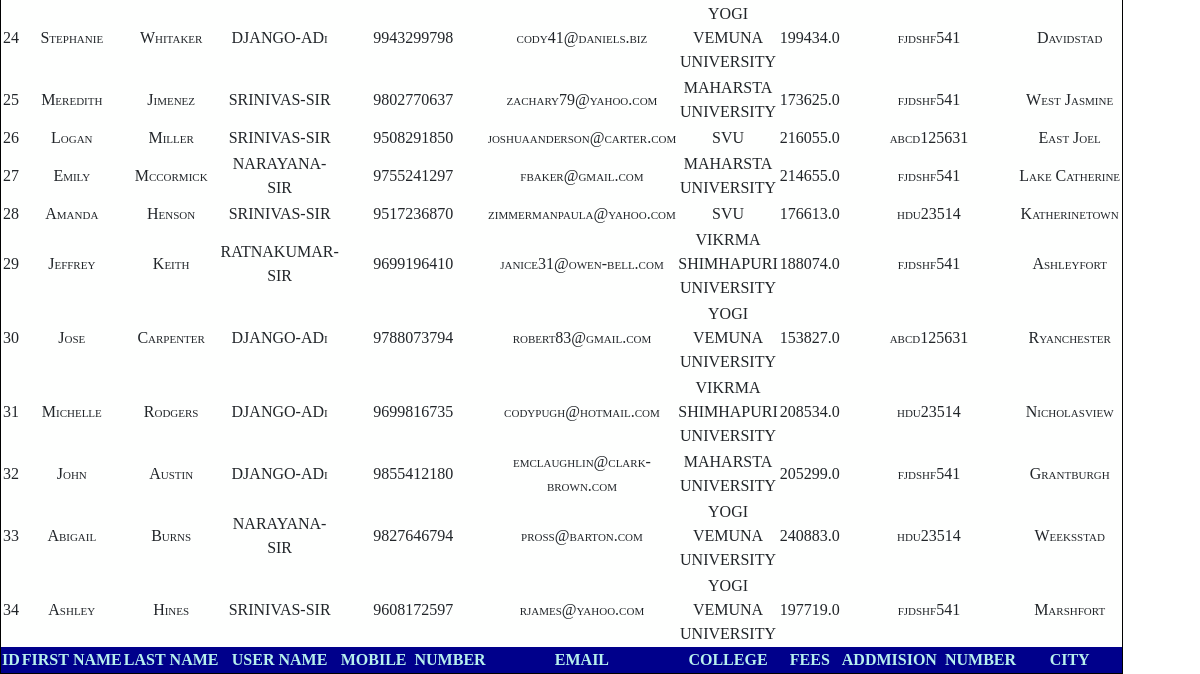
The app's page /all-colleges-display (lower part), older data.
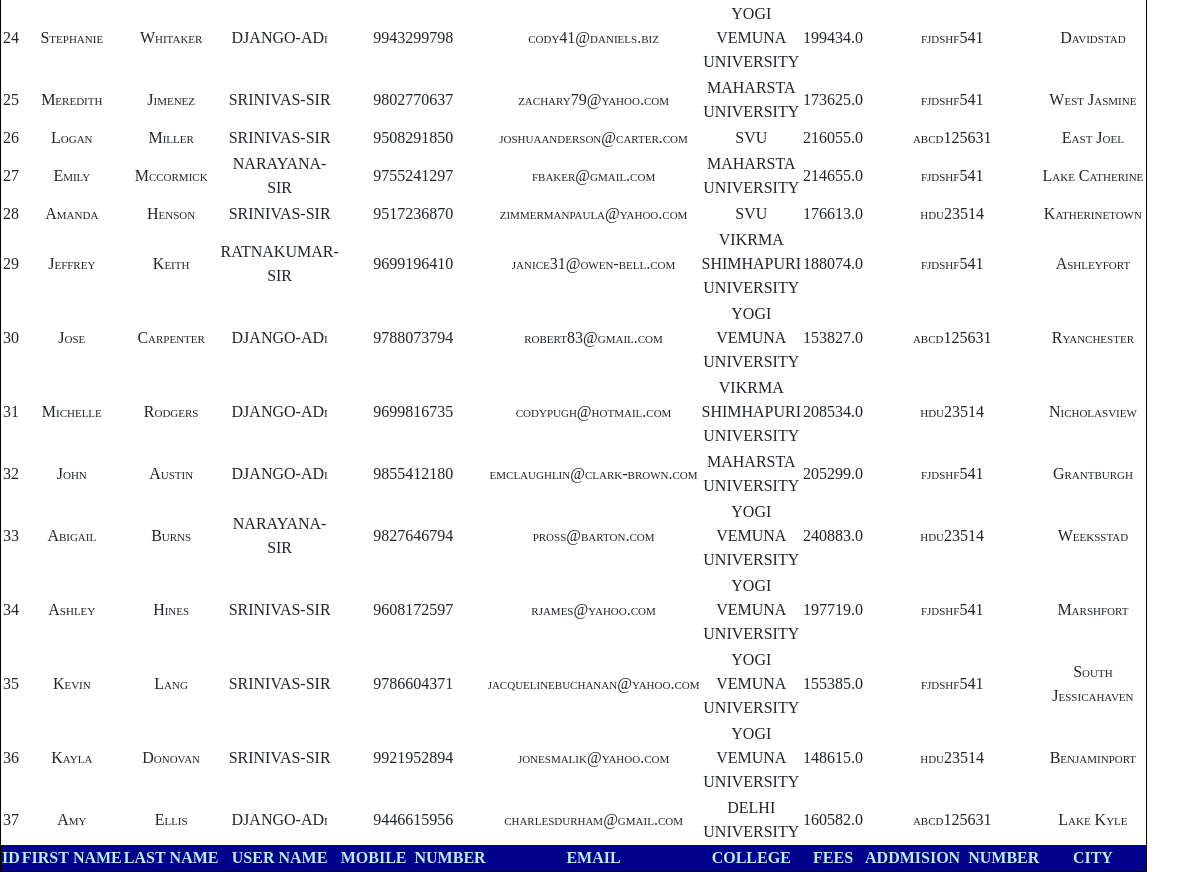
The same page, newer data.
### college/models.py (models this page shows)
class CollegeDate(models.Model):
    first_name = models.CharField(max_length=120)
    last_name = models.CharField(max_length=120)
    username = models.CharField(max_length=120)
    mobile = models.BigIntegerField()
    email  = models.EmailField()
    college = models.CharField(max_length=250)
    city = models.CharField(max_length=120)
    fees = models.FloatField()
    addmision_numbers = models.CharField(max_length=200)
    def __str__(self) -> str:
        return self.username

### college/views.py (the view)
# urls.py: path('all-colleges-display',views.College_display_data,name='allcolleges'),
def College_display_data(request):
    if request.method == "POST":
        username = request.POST.get('one')
        return render(request,'COLLEGE/College_display_data_view.html',{'college':username})
    else:
        college = CollegeDate.objects.all()
    context = {
    'dispaly_college' : college
    }
    print(college)
    return render(request,'COLLEGE/College_display_data_view.html',context)

### college/templates/COLLEGE/College_display_data_view.html (shortened to what this page needs)
{% extends "COLLEGE/base.html" %}
{% load static %}
{% block content %}
<div class="jumbotron-fluid ">
    <div class="row">
        <dic class="col-sm-6">
                <table>
                    <tbody>
                        {% for i in dispaly_college %}
                        <tr>
                           <td>{{forloop.counter}}</td>
                            <td>{{i.first_name}}</td>
                            <td>{{i.last_name}}</td>
                            <td>{{i.username}}</td>
                            <td>{{i.mobile}}</td>
                            <td>{{i.email}}</td>
                            <td>{{i.college}}</td></a>
                            <td>{{i.fees}}</td>
                            <td>{{i.addmision_numbers}}</td>
                            <td>{{i.city}}</td>
                          </tr>
                          {% endfor %}
                    </tbody>
                    <tr>
                        <th>ID</th>
                        <th>FIRST&nbsp;NAME</th>
                        <th>LAST&nbsp;NAME</th>
                        <th>USER&nbsp;NAME</th>
                        <th>MOBILE&nbsp;&nbsp;NUMBER</th>
                        <th>EMAIL</th>
                        <th>COLLEGE</th>
                        <th>FEES</th>
                        <th>ADDMISION&nbsp;&nbsp;NUMBER</th>
                        <th>CITY</th>
                    </tr>
                </table>
        </dic>
    </div>
</div>
{% endblock %}

Row changes from the older to the newer data that the page shows:
added CollegeDate: first_name "Kevin", last_name "Lang", username "SRINIVAS-SIR", mobile "9786604371", email "jacquelinebuchanan@yahoo.com", college "YOGI VEMUNA UNIVERSITY", fees "155385.0", addmision_numbers "fjdshf541", city "South Jessicahaven"
added CollegeDate: first_name "Kayla", last_name "Donovan", username "SRINIVAS-SIR", mobile "9921952894", email "jonesmalik@yahoo.com", college "YOGI VEMUNA UNIVERSITY", fees "148615.0", addmision_numbers "hdu23514", city "Benjaminport"
added CollegeDate: first_name "Amy", last_name "Ellis", username "DJANGO-ADi", mobile "9446615956", email "charlesdurham@gmail.com", college "DELHI UNIVERSITY", fees "160582.0", addmision_numbers "abcd125631", city "Lake Kyle"
